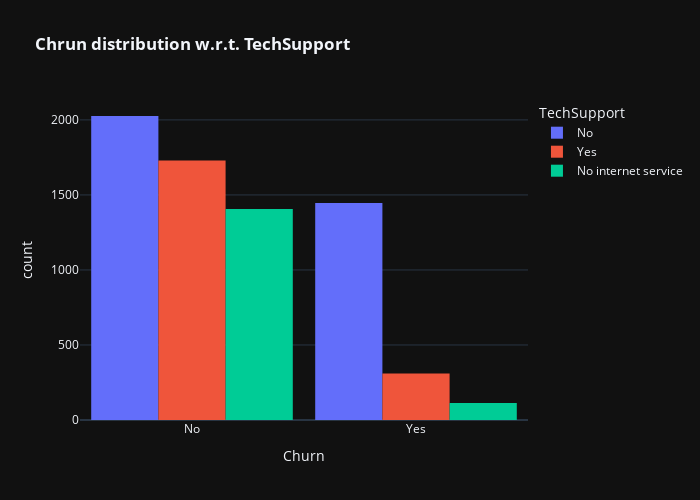

Notebook code for this chart:
### Code cell
fig = px.histogram(df, x="Churn", color="TechSupport",barmode="group",  title="<b>Chrun distribution w.r.t. TechSupport</b>")
fig.update_layout(width=700, height=500, bargap=0.1)
fig.show()

### Figure 1 — Plotly figure (JSON) as saved in the notebook; plotly's stock layout.template omitted (floating-point values rounded to 4 significant figures; data arrays with more than 128 entries replaced by an {"elided": "..."} marker saying what was removed)
{"data": [{"alignmentgroup": "True", "bingroup": "x", "hovertemplate": "TechSupport=No<br>Churn=%{x}<br>count=%{y}<extra></extra>", "legendgroup": "No", "marker": {"color": "#636efa", "pattern": {"shape": ""}}, "name": "No", "offsetgroup": "No", "orientation": "v", "showlegend": true, "x": {"elided": "3472 str values"}, "xaxis": "x", "yaxis": "y", "type": "histogram"}, {"alignmentgroup": "True", "bingroup": "x", "hovertemplate": "TechSupport=Yes<br>Churn=%{x}<br>count=%{y}<extra></extra>", "legendgroup": "Yes", "marker": {"color": "#EF553B", "pattern": {"shape": ""}}, "name": "Yes", "offsetgroup": "Yes", "orientation": "v", "showlegend": true, "x": {"elided": "2040 str values"}, "xaxis": "x", "yaxis": "y", "type": "histogram"}, {"alignmentgroup": "True", "bingroup": "x", "hovertemplate": "TechSupport=No internet service<br>Churn=%{x}<br>count=%{y}<extra></extra>", "legendgroup": "No internet service", "marker": {"color": "#00cc96", "pattern": {"shape": ""}}, "name": "No internet service", "offsetgroup": "No internet service", "orientation": "v", "showlegend": true, "x": {"elided": "1520 str values"}, "xaxis": "x", "yaxis": "y", "type": "histogram"}], "layout": {"xaxis": {"anchor": "y", "domain": [0.0, 1.0], "title": {"text": "Churn"}}, "yaxis": {"anchor": "x", "domain": [0.0, 1.0], "title": {"text": "count"}}, "legend": {"title": {"text": "TechSupport"}, "tracegroupgap": 0}, "title": {"text": "<b>Chrun distribution w.r.t. TechSupport</b>"}, "barmode": "group", "width": 700, "height": 500, "bargap": 0.1}}
